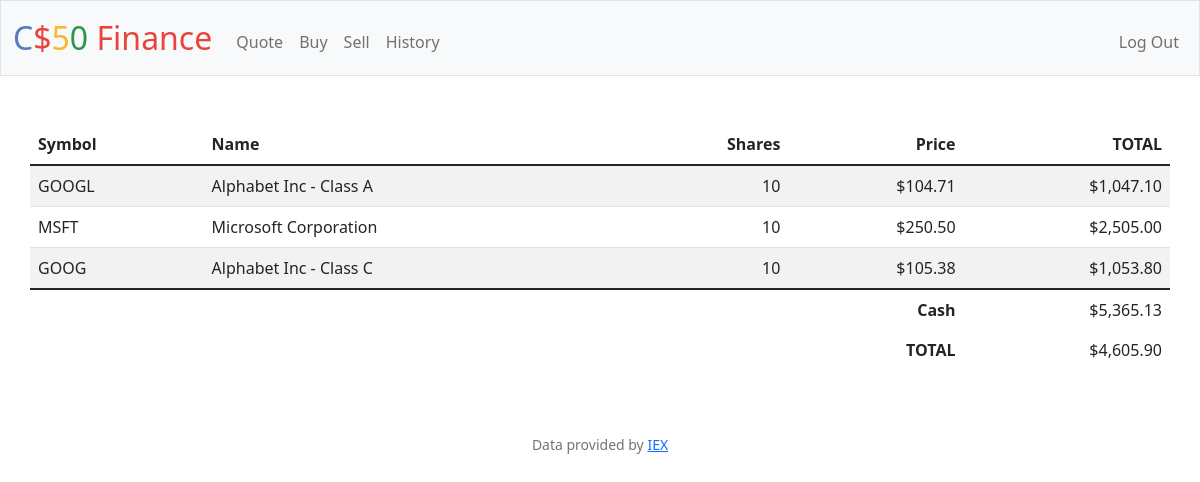
/ (signed in), run on the app's committed database.
### tables this page shows
CREATE TABLE shares (
            id INTEGER PRIMARY KEY AUTOINCREMENT NOT NULL,
            symbol TEXT NOT NULL,
            name TEXT NOT NULL,
            price NUMERIC NOT NULL,
            share_qty REAL NOT NULL,
            purchased_on TEXT,
            sold_on TEXT,
            owner_id INTEGER,
            FOREIGN KEY (owner_id)
            REFERENCES users (id)
                ON UPDATE CASCADE
                ON DELETE CASCADE
        );

### app.py (the view)
@app.route("/")
@login_required
def index():
    user_shares = db.execute('SELECT cash, SUM(price * share_qty) AS sum, symbol,name,price, share_qty FROM users INNER JOIN shares ON shares.owner_id = users.id WHERE users.id = ? GROUP BY symbol ORDER BY purchased_on DESC;', session['user_id'])
    cash = user_shares[0]['cash']
    total_share = user_shares[0]['sum'] or 0
    total_shares_amount = 0
    for share_amount in user_shares:
        total_shares_amount = total_shares_amount + share_amount['sum']
    print(total_shares_amount)
    return render_template('index.html', usd=usd, user_shares=user_shares, int_format=int_format, user_cash=cash, total_share_amount=total_shares_amount, total_share=total_share)

### app.py (called while the page is built)
@app.after_request
def after_request(response):
    response.headers["Cache-Control"] = "no-cache, no-store, must-revalidate"
    response.headers["Expires"] = 0
    response.headers["Pragma"] = "no-cache"
    return response

### helpers.py (called while the page is built)
def login_required(f):
    @wraps(f)
    def decorated_function(*args, **kwargs):
        if session.get("user_id") is None:
            return redirect("/login")
        return f(*args, **kwargs)
    return decorated_function

def usd(value):
    return f"${value:,.2f}"

def int_format(value):
    return int(value)

### templates/index.html
{% extends "layout.html" %} {% block title %} Home {% endblock %} {% block main
%}
<table class="table table-striped container">
  <thead>
    <tr>
      <th class="text-start">Symbol</th>
      <th class="text-start">Name</th>
      <th class="text-end">Shares</th>
      <th class="text-end">Price</th>
      <th class="text-end">TOTAL</th>
    </tr>
  </thead>
  <tbody>
    {% for share in user_shares %}
    <tr>
      <td class="text-start">{{share.symbol}}</td>
      <td class="text-start">{{share.name }}</td>
      <td class="text-end">{{int_format(share.share_qty)}}</td>
      <td class="text-end">{{usd(share.price)}}</td>
      <td class="text-end">{{usd(share.price * share.share_qty)}}</td>
    </tr>
    {% endfor %}
  </tbody>
  <tfoot>
    <tr>
      <td class="border-0 fw-bold text-end" colspan="4">Cash</td>
      <td  class="border-0  text-end">{{usd(user_cash)}}</td>
    </tr>
    <tr>
      <td class="border-0 fw-bold text-end" colspan="4">TOTAL</td>
      <td  class="border-0 text-end">{{ usd(total_share_amount)}}</td>
    </tr>
  </tfoot>
</table>
{% endblock %}

### data on the page
shares: symbol "GOOGL", name "Alphabet Inc - Class A", share_qty "10", price "$104.71", price "$1,047.10"
shares: symbol "MSFT", name "Microsoft Corporation", share_qty "10", price "$250.50", price "$2,505.00"
shares: symbol "GOOG", name "Alphabet Inc - Class C", share_qty "10", price "$105.38", price "$1,053.80"

### other printed values
{{ usd(user_cash) }} "$5,365.13"
{{ usd(total_share_amount) }} "$4,605.90"
